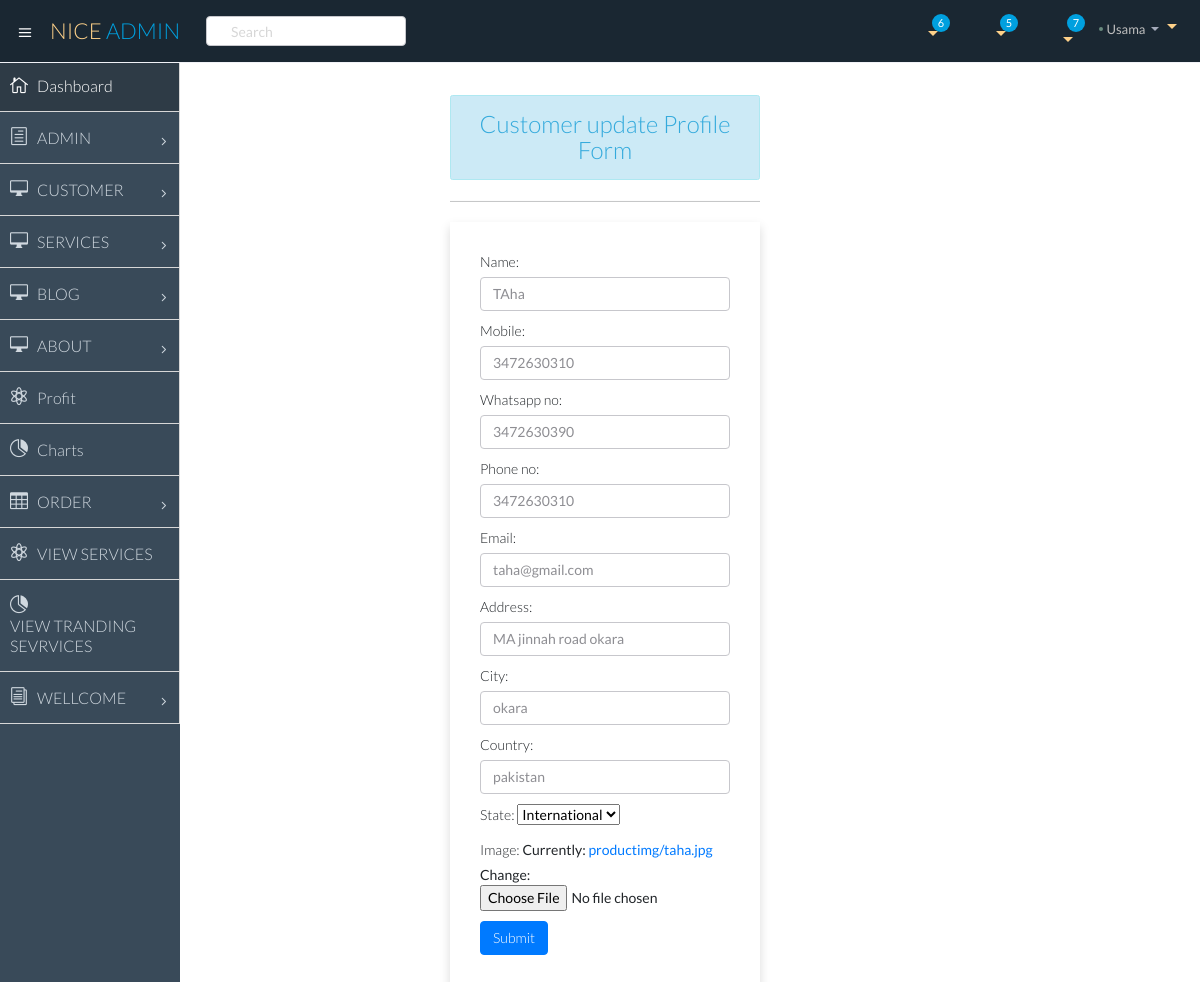
Page /updatecustomeredit/11 (signed in) on the committed database.
### app/models.py (models this page shows, shortened)
class Customer(models.Model):
    user = models.ForeignKey(User ,on_delete=models.CASCADE)
    name = models.CharField(max_length=200)
    mobile = models.IntegerField()
    whatsapp_no =models.IntegerField()
    phone_no = models.IntegerField()
    Address = models.CharField(max_length=200)
    city = models.CharField(max_length=200)
    country = models.CharField(max_length=200)
    state = models.CharField(choices=state_choice, max_length=200)
    email = models.EmailField(max_length=200)
    customer_image1 = models.ImageField(upload_to='productimg')

### app/views.py (the view)
# urls.py: path('updatecustomeredit/<int:id>', views.updatecustomeredit, name="updatecustomeredit"),
@login_required
def updatecustomeredit(request,id):
    if request.method=='POST':
        pi=Customer.objects.get(pk=id)
        fm=CustomerForm(request.POST,instance=pi)
        if fm.is_valid():
            fm.save()
            return redirect('viewcustomeredit')
    else:
          pi=Customer.objects.get(pk=id)
          fm=CustomerForm(instance=pi)
    return render(request,'app/update.html',{'form':fm })

### app/forms.py
class CustomerForm(forms.ModelForm):
    customer_image1= forms.ImageField(label='Image')
    state= forms.ChoiceField(label='State',choices=state_choice)
    class Meta():
       model = Customer
       fields = ("name","mobile","whatsapp_no" ,"phone_no","email","Address","city" ,"country","state", "customer_image1")
       widgets ={'Address' : forms.TextInput(attrs={'class':'form-control'}),
       'city' : forms.TextInput(attrs={'class':'form-control'}),
       'country' : forms.TextInput(attrs={'class':'form-control'}),
       'name' : forms.TextInput(attrs={'class':'form-control'}),
       'phone_no' : forms.TextInput(attrs={'class':'form-control'}),
       'mobile' : forms.TextInput(attrs={'class':'form-control'}),
       'whatsapp_no' : forms.TextInput(attrs={'class':'form-control'}),
       'email' : forms.EmailInput(attrs={'class':'form-control'}),
       }
       sequence = fields

### app/templates/app/update.html (shortened to what this page needs)
{% extends 'app/dashbase.html' %}
{% load static %}
{% block main-content %}
 <section id="main-content">
    <section class="wrapper">
 <div class="row ">
  <div class="col-sm-4 offset-sm-3">
   <h3 class="text-center  alert alert-info">Customer update Profile Form</h3>
   <hr>
   <form action="" method="post" enctype="multipart/form-data" novalidate class="shadow p-5">
     {{form.as_p}}
        <input type="submit" value="Submit" href="{% url 'viewcustomeredit' %}" class="btn btn-primary">
        <br>
   </form>
  </div>
</div>
</section>
</section>
{% endblock main-content %}

### app/templates/app/dashbase.html (shortened to what this page needs)
<!DOCTYPE html>
<html lang="en">
{% load static%}
<head>
    <link href="https://cdn.jsdelivr.net/npm/bootstrap@5.0.0-beta1/dist/css/bootstrap.min.css" rel="stylesheet">
    <link rel="stylesheet" href="{% static 'app/css/owl.carousel.min.css' %}">
    <link rel="stylesheet" href="{% static 'app/css/all.min.css' %}">
    <link rel="stylesheet" href="{% static 'app/css/style.css' %}">
  <link href="{% static 'css1/bootstrap.min.css'%}" rel="stylesheet">
  <link href="{% static 'css1/bootstrap-theme.css'%}" rel="stylesheet">
  <link href="{% static 'css1/elegant-icons-style.css'%}" rel="stylesheet" />
  <link href="{% static 'css1/font-awesome.min.css'%}" rel="stylesheet" />
  <link href="{% static 'assets/fullcalendar/fullcalendar/bootstrap-fullcalendar.css'%}" rel="stylesheet" />
  <link href="{% static 'assets/fullcalendar/fullcalendar/fullcalendar.css'%}" rel="stylesheet" />
  <link href="{% static 'assets/jquery-easy-pie-chart/jquery.easy-pie-chart.css1'%}" rel="stylesheet" type="text/css1" media="screen" />
  <link rel="stylesheet" href="{% static 'css1/owl.carousel.css'%}" type="text/css1">
  <link href="{% static  'css1/jquery-jvectormap-1.2.2.css'%}" rel="stylesheet">
  <link rel="stylesheet" href="{% static 'css1/fullcalendar.css' %}">
  <link href="{% static 'css1/widgets.css' %}" rel="stylesheet">
  <link href="{% static 'css1/style.css' %}" rel="stylesheet">
  <link href="{% static 'css1/style-responsive.css' %}" rel="stylesheet">
  <link href="{% static 'css1/xcharts.min.css' %}" rel=" stylesheet">
  <link href="{% static 'css1/jquery-ui-1.10.4.min.css' %}" rel="stylesheet">
</head>
<body class="bg-white text-dark">
<section id="container" class="">
  <header class="header dark-bg">
    <div class="toggle-nav">
      <div class="icon-reorder tooltips" data-original-title="Toggle Navigation" data-placement="bottom"><i class="icon_menu"></i></div>
    </div>
    <a href="index.html" class="logo">Nice <span class="lite">Admin</span></a>
    <div class="nav search-row" id="top_menu">
      <ul class="nav top-menu">
        <li>
          <form class="navbar-form">
            <input class="form-control" placeholder="Search" type="text">
          </form>
        </li>
      </ul>
    </div>
    <div class="top-nav notification-row">
      <ul class="nav pull-right top-menu">
        <li id="task_notificatoin_bar" class="dropdown">
          <a data-toggle="dropdown" class="dropdown-toggle" href="#">
                          <i class="icon-task-l"></i>
                          <span class="badge bg-important">6</span>
                      </a>
        </li>
        <li id="mail_notificatoin_bar" class="dropdown">
          <a data-toggle="dropdown" class="dropdown-toggle" href="#">
                          <i class="icon-envelope-l"></i>
                          <span class="badge bg-important">5</span>
                      </a>
        </li>
        <li id="alert_notificatoin_bar" class="dropdown">
          <a data-toggle="dropdown" class="dropdown-toggle" href="#">
                          <i class="icon-bell-l"></i>
                          <span class="badge bg-important">7</span>
                      </a>
        </li>
        <li class="dropdown">
          <a data-toggle="dropdown" class="dropdown-toggle" href="#">
                          <span class="profile-ava">
                              <img alt="" src="{{ request.user.Customer.customer_image1.url}}">
                          </span>
                          <span class="username text-capitalize">{{request.user}}</span>
                          <b class="caret"></b>
                      </a>
        </li>
      </ul>
    </div>
  </header>
  <aside>
    <div id="sidebar" class="nav-collapse ">
      <ul class="sidebar-menu">
        <li class="active">
          <a class="" href="">
                        <i class="icon_house_alt"></i>
                        <span>Dashboard</span>
                    </a>
        </li>
        <li class="sub-menu">
          <a href="javascript:;" class="">
                        <i class="icon_document_alt"></i>
                        <span>ADMIN</span>
                        <span class="menu-arrow arrow_carrot-right"></span>
                    </a>
        </li>
        <li class="sub-menu">
          <a href="javascript:;" class="">
                        <i class="icon_desktop"></i>
                        <span>CUSTOMER</span>
                        <span class="menu-arrow arrow_carrot-right"></span>
                    </a>
        </li>
        <li class="sub-menu">
            <a href="javascript:;" class="">
                          <i class="icon_desktop"></i>
                          <span>SERVICES</span>
                          <span class="menu-arrow arrow_carrot-right"></span>
                      </a>
          </li>
        <li class="sub-menu">
            <a href="javascript:;" class="">
                          <i class="icon_desktop"></i>
                          <span>BLOG</span>
                          <span class="menu-arrow arrow_carrot-right"></span>
                      </a>
          </li>
          <li class="sub-menu">
            <a href="javascript:;" class="">
                          <i class="icon_desktop"></i>
                          <span>ABOUT</span>
                          <span class="menu-arrow arrow_carrot-right"></span>
                      </a>
          </li>
        <li>
          <a class="" href="widgets.html">
                        <i class="icon_genius"></i>
                        <span>Profit</span>
                    </a>
        </li>
        <li>
          <a class="" href="chart-chartjs.html">
                        <i class="icon_piechart"></i>
                        <span>Charts</span>
                    </a>
        </li>
        <li class="sub-menu">
          <a href="javascript:;" class="">
                        <i class="icon_table"></i>
                        <span>ORDER</span>
                        <span class="menu-arrow arrow_carrot-right"></span>
                    </a>
        </li>
        <li>
            <a class="" href="widgets.html">
                          <i class="icon_genius"></i>
                          <span>VIEW SERVICES</span>
                      </a>
          </li>
          <li>
            <a class="" href="chart-chartjs.html">
                          <i class="icon_piechart"></i>
                          <span>VIEW TRANDING SEVRVICES</span>
                      </a>
          </li>
        <li class="sub-menu">
          <a href="javascript:;" class="">
                        <i class="icon_documents_alt"></i>
                        <span>WELLCOME</span>
                        <span class="menu-arrow arrow_carrot-right"></span>
                    </a>
        </li>
      </ul>
    </div>
  </aside>
  {% block main-content %} {% endblock main-content %}
</section>
</body>
</html>

### rows in the picture
Customer: name "TAha", mobile "3472630310", whatsapp_no "3472630390", phone_no "3472630310", email "taha@gmail.com", Address "MA jinnah road okara", city "okara", country "pakistan", state "International"

### other values in the picture
{{ request.user }} "Usama"
